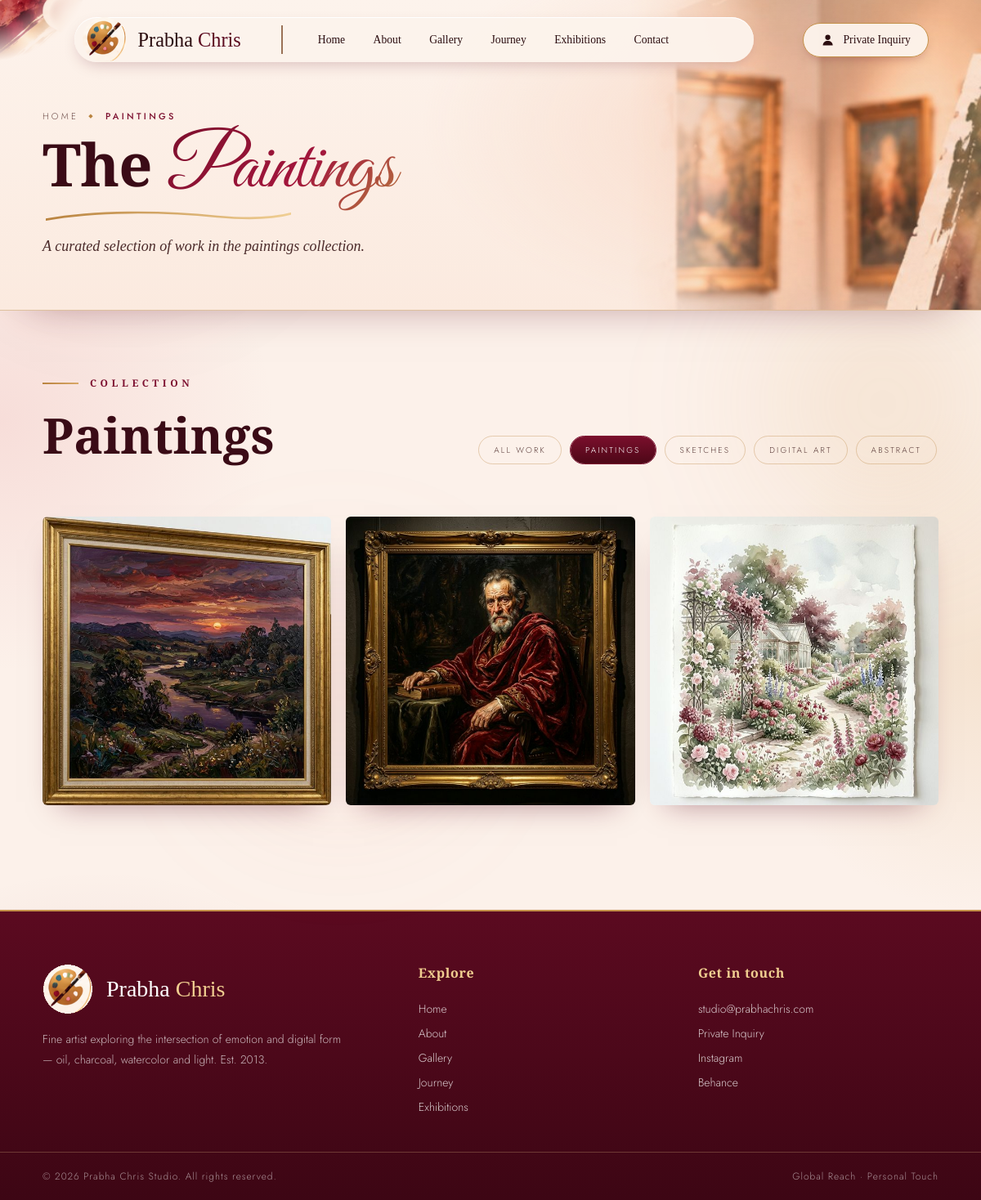
Page /category/1 on the committed database.
### tables this page shows
CREATE TABLE categories (
            id INTEGER PRIMARY KEY AUTOINCREMENT,
            name TEXT NOT NULL UNIQUE
        );

CREATE TABLE artworks (
            id INTEGER PRIMARY KEY AUTOINCREMENT,
            title TEXT NOT NULL,
            image_path TEXT NOT NULL,
            category_id INTEGER,
            created_at TIMESTAMP DEFAULT CURRENT_TIMESTAMP,
            FOREIGN KEY (category_id) REFERENCES categories (id)
        );

### app.py (the view)
@app.route('/category/<int:category_id>')
def category_view(category_id):
    conn = get_db_connection()
    category = conn.execute('SELECT * FROM categories WHERE id = ?', (category_id,)).fetchone()
    if category is None:
        conn.close()
        abort(404)
    artworks = conn.execute(ARTWORK_SQL + ' WHERE a.category_id = ? ORDER BY a.created_at DESC',
                            (category_id,)).fetchall()
    categories = conn.execute('SELECT * FROM categories').fetchall()
    conn.close()
    return render_template('category.html', artworks=artworks, category=category, categories=categories)

### app.py (called while the page is built)
def get_db_connection():
    conn = sqlite3.connect('gallery.db')
    conn.row_factory = sqlite3.Row
    return conn

def get_setting(key, default=None):
    conn = get_db_connection()
    row = conn.execute('SELECT value FROM settings WHERE key = ?', (key,)).fetchone()
    conn.close()
    return row['value'] if row else default

@app.context_processor
def inject_hero_image():
    return {'hero_image': get_setting('hero_image', DEFAULT_HERO_IMAGE)}

### templates/category.html (shortened to what this page needs)
{% extends "layout.html" %}
{% block content %}
{% from "_banner.html" import banner %}
    <main class="page-main">
    {{ banner(category.name, "The", category.name, "A curated selection of work in the " ~ category.name.lower() ~ " collection.", "frames") }}
    <section class="gallery-section">
        <div class="gallery-header fade-up">
            <div>
                <div class="section-label">Collection</div>
                <h2 class="gallery-h2">{{ category.name }}</h2>
            </div>
            <div class="filter-wrap">
                <a href="{{ url_for('gallery') }}" class="filter-btn"><span>All Work</span></a>
                {% for cat in categories %}
                <a href="{{ url_for('category_view', category_id=cat.id) }}"
                    class="filter-btn {% if cat.id == category.id %}active{% endif %}"><span>{{ cat.name }}</span></a>
                {% endfor %}
            </div>
        </div>
        <div class="gallery-grid" id="gGrid">
            {% include '_gallery_items.html' %}
        </div>
    </section>
    </main>
{% endblock %}

### templates/_banner.html (shortened to what this page needs)
{% macro banner(crumb, plain, script, sub, deco) %}
<section class="page-banner">
    <div class="banner-corner" aria-hidden="true"></div>
    <div class="banner-deco deco-{{ deco }}" aria-hidden="true"></div>
    <div class="banner-inner">
        <div class="crumbs"><a href="{{ url_for('index') }}">Home</a><i>◆</i><span>{{ crumb }}</span></div>
        <h1 class="banner-title">{{ plain }} <em>{{ script }}</em></h1>
        <p class="banner-sub">{{ sub }}</p>
    </div>
</section>
{% endmacro %}

### templates/_gallery_items.html (shortened to what this page needs)
{% for artwork in artworks %}
{% set cat_name = artwork.category_name or 'Art' %}
{% set img_url = url_for('static', filename='uploads/' + artwork.image_path) %}
<div class="gallery-item" data-cat="cat-{{ artwork.category_id }}"
    onclick='openLB({{ artwork.title|tojson }}, {{ (cat_name ~ " · " ~ (artwork.created_at[:4] if artwork.created_at else "Recent"))|tojson }}, {{ ("A profound expression of " ~ cat_name.lower() ~ " by Prabha Chris.")|tojson }}, {{ img_url|tojson }})'>
    <img src="{{ img_url }}" alt="{{ artwork.title }}">
</div>
{% else %}
<p class="empty-note">No artworks here yet — please check back soon.</p>
{% endfor %}

### rows in the picture
categories: name "PAINTINGS", name "Paintings"
categories: name "SKETCHES"
categories: name "DIGITAL ART"
categories: name "ABSTRACT"
artworks: shows a picture
artworks: shows a picture
artworks: shows a picture

### other values in the picture
{{ plain }} "The"
{{ sub }} "A curated selection of work in the paintings collection."
